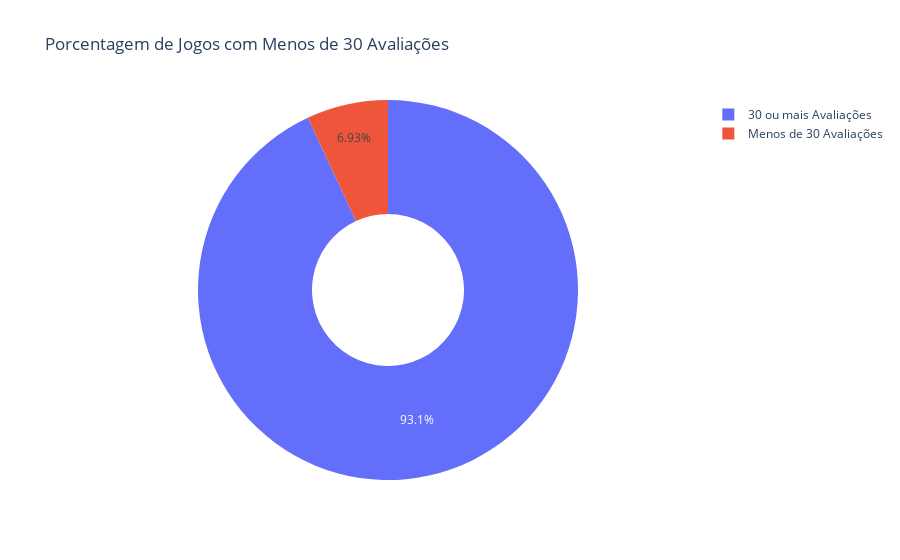

Notebook cell for this chart:
### Markdown cell above
INSIGHT!

É notória a quebra de padrão entre jogos com menos de 30 avaliações e mais de 30 avaliações, então os próximos gráficos vão comparar isto

obs do renan: (Nada me leva a crer que isso não foi proposital de quem organizou, e deve ter uns 10 easter eggs do tipo espalhado pela tabela)

### Code cell
df_less_than_30_reviews = df[df['usersrated'] < 30]
total_jogos = len(df)
total_jogos_menos_30_avaliacoes = len(df_less_than_30_reviews)
porcentagem_menos_30_avaliacoes = (total_jogos_menos_30_avaliacoes / total_jogos) * 100
fig = px.pie(
    names=['Menos de 30 Avaliações', '30 ou mais Avaliações'],
    values=[porcentagem_menos_30_avaliacoes, 100 - porcentagem_menos_30_avaliacoes],
    title='Porcentagem de Jogos com Menos de 30 Avaliações',
    hole=0.4 
)

fig.show()

### Figure 1 — Plotly figure (JSON) as saved in the notebook; plotly's stock layout.template omitted (floating-point values rounded to 4 significant figures)
{"data": [{"domain": {"x": [0, 1], "y": [0, 1]}, "hole": 0.4, "hovertemplate": "label=%{label}<br>value=%{value}<extra></extra>", "labels": ["Menos de 30 Avaliações", "30 ou mais Avaliações"], "legendgroup": "", "name": "", "showlegend": true, "type": "pie", "values": [6.93, 93.07]}], "layout": {"legend": {"tracegroupgap": 0}, "title": {"text": "Porcentagem de Jogos com Menos de 30 Avaliações"}}}
